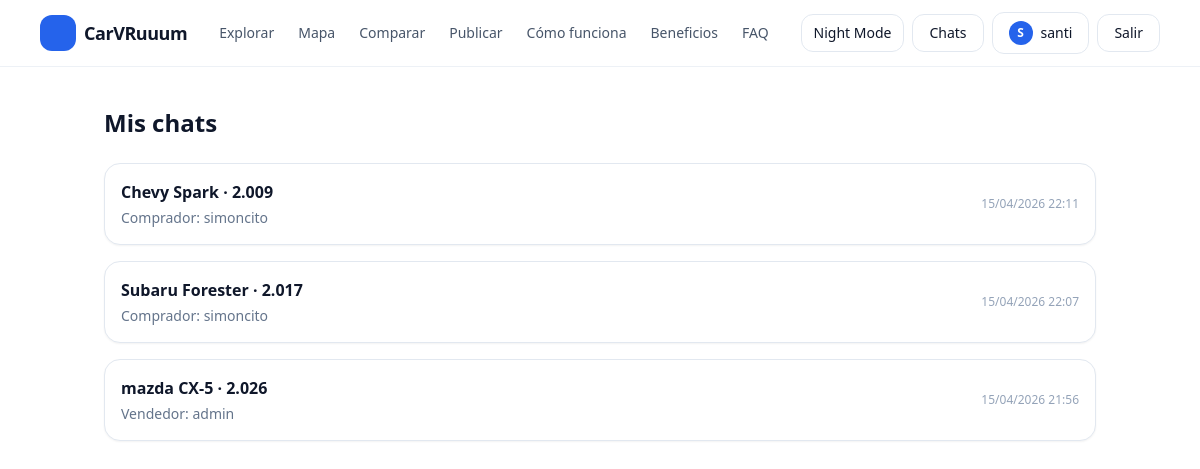
The page /messages/ (signed in) on the database as committed earlier.
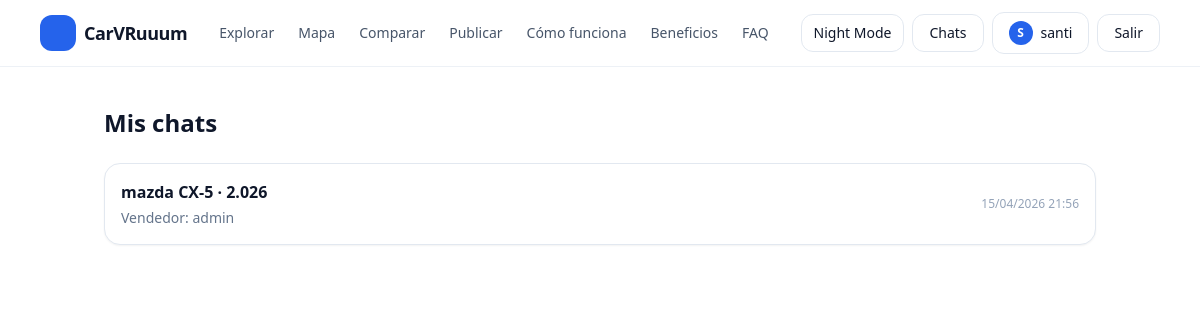
The same page on the database as committed later.
### messaging/models.py (models this page shows, shortened)
class Conversation(models.Model):
    car = models.ForeignKey(
        "cars.Car",
        on_delete=models.CASCADE,
        related_name="conversations",
    )
    buyer = models.ForeignKey(
        User,
        on_delete=models.CASCADE,
        related_name="buyer_conversations",
    )
    seller = models.ForeignKey(
        User,
        on_delete=models.CASCADE,
        related_name="seller_conversations",
    )
    created_at = models.DateTimeField(auto_now_add=True)
    updated_at = models.DateTimeField(auto_now=True)
    class Meta:
        ordering = ["-updated_at"]
        constraints = [
            models.UniqueConstraint(
                fields=["car", "buyer", "seller"],
                name="unique_conversation_per_car_buyer_seller",
            )
        ]

### cars/models.py (models this page shows, shortened)
class Car(models.Model):
    owner = models.ForeignKey(settings.AUTH_USER_MODEL, on_delete=models.CASCADE, related_name="cars")
    make = models.CharField(max_length=60)
    model = models.CharField(max_length=60)
    year = models.PositiveIntegerField(validators=[MinValueValidator(1950), MaxValueValidator(2100)])
    price = models.PositiveIntegerField(validators=[MinValueValidator(0)])
    mileage_km = models.PositiveIntegerField(default=0, validators=[MinValueValidator(0)])
    is_sold = models.BooleanField(default=False)
    sold_at = models.DateTimeField(blank=True, null=True)
    city = models.CharField(max_length=80, blank=True, default="")
    description = models.TextField(blank=True, default="")
    is_active = models.BooleanField(default=True)
    created_at = models.DateTimeField(auto_now_add=True)
    class Meta:
        ordering = ["-created_at"]

### messaging/views.py (the view)
# urls.py: path("", views.conversation_list, name="conversation_list"),
@login_required
def conversation_list(request):
    conversations = (
        Conversation.objects
        .filter(Q(buyer=request.user) | Q(seller=request.user))
        .select_related("car", "buyer", "seller")
        .order_by("-updated_at")
    )
    return render(
        request,
        "messaging/conversation_list.html",
        {"conversations": conversations},
    )

### messaging/templates/messaging/conversation_list.html (shortened to what this page needs)
{% extends "base.html" %}
{% block content %}
<section class="mx-auto max-w-5xl px-4 py-10">
  <div class="mb-6 flex items-center justify-between">
    <h1 class="text-2xl font-bold">Mis chats</h1>
  </div>
  {% if conversations %}
    <div class="space-y-4">
      {% for conv in conversations %}
        <a href="{% url 'messaging:conversation_detail' conv.id %}"
           class="block rounded-2xl border border-slate-200 bg-white p-4 shadow-sm transition hover:bg-slate-50 dark:border-slate-800 dark:bg-slate-900 dark:hover:bg-slate-800">
          <div class="flex items-center justify-between gap-4">
            <div>
              <p class="font-semibold text-slate-900 dark:text-white">
                {{ conv.car.make }} {{ conv.car.model }} · {{ conv.car.year }}
              </p>
              <p class="mt-1 text-sm text-slate-500">
                {% if request.user == conv.buyer %}
                  Vendedor: {{ conv.seller.username }}
                {% else %}
                  Comprador: {{ conv.buyer.username }}
                {% endif %}
              </p>
            </div>
            <span class="text-xs text-slate-400">
              {{ conv.updated_at|date:"d/m/Y H:i" }}
            </span>
          </div>
        </a>
      {% endfor %}
    </div>
  {% else %}
    <div class="rounded-2xl border border-slate-200 bg-white p-8 text-center dark:border-slate-800 dark:bg-slate-900">
      <p class="text-slate-500">Todavía no tienes conversaciones.</p>
    </div>
  {% endif %}
</section>
{% endblock %}

Rows that differ between the two databases and show on the page:
removed Conversation: car.make "Chevy", car.model "Spark", car.year "2.009", buyer.username "simoncito", updated_at "15/04/2026 22:11"
removed Conversation: car.make "Subaru", car.model "Forester", car.year "2.017", buyer.username "simoncito", updated_at "15/04/2026 22:07"
